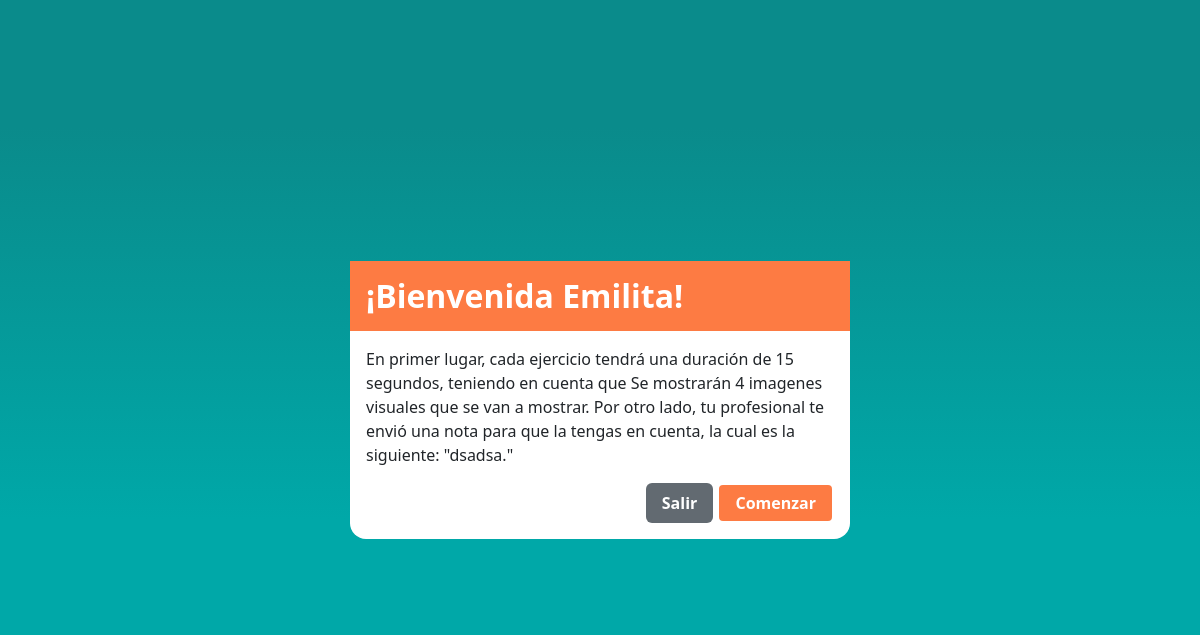
/view/patient/session/show.php (signed in), run on the app's committed database.
### tables this page shows
CREATE TABLE `terapias_lenguaje` (
  `id_terapia_lenguaje` int(10) NOT NULL,
  `id_paciente` int(10) DEFAULT NULL,
  `ejercicios` text DEFAULT NULL,
  `duracion_cada_ejercicio` int(10) DEFAULT NULL,
  `duracion_total` time DEFAULT NULL,
  `nota` text DEFAULT NULL
);

### view/patient/session/show.php (the view, shortened to what this page needs)
<?php
function show_welcome_message()
{
    include '../../../php/connectionBD.php';
    $id_patient = $_SESSION['id_patient'];
    $get_information_therapy_query = 'SELECT nota, duracion_cada_ejercicio, duracion_total, ejercicios FROM terapias_lenguaje WHERE id_paciente = :id_patient';
    $get_information_therapy_stmt = $pdo->prepare($get_information_therapy_query);
    $get_information_therapy_stmt->bindParam('id_patient', $id_patient, PDO::PARAM_INT);
    $get_information_therapy_stmt->execute();
    $row_information_therapy = $get_information_therapy_stmt->fetch(PDO::FETCH_ASSOC);
    $imagenes_visuales = count(explode(',', $row_information_therapy['ejercicios'])) - 1;
    $message_count_img =  $imagenes_visuales == 1 ? 'que es una imagen visual la que se va a mostrar.' : 'Se mostrarán ' . $imagenes_visuales . ' imagenes visuales que se van a mostrar.';
    echo '
     <p  data-exercise="' . $row_information_therapy['ejercicios'] . '" > En primer lugar, cada ejercicio tendrá una duración  de
     <span class="duration_each_exercise"> ' . intval($row_information_therapy['duracion_cada_ejercicio']) / 1000 . ' </span>segundos, teniendo en cuenta que
         ' . $message_count_img . '';
    if (strlen($row_information_therapy['nota']) != 0) {
        echo ' Por otro lado, tu profesional te envió una nota para que la tengas en cuenta, la cual es
                la siguiente: "' . trim($row_information_therapy['nota']) . '."<p>';
    } else {
        echo '</p>';
    }
}
?>
<!doctype html>
<html lang="es" class="full-heigh">
<head>
    <link href="https://cdn.jsdelivr.net/npm/bootstrap@5.3.3/dist/css/bootstrap.min.css" rel="stylesheet"
>
    <link rel="stylesheet" href="https://cdn.jsdelivr.net/npm/bootstrap-icons@1.11.3/font/bootstrap-icons.min.css">
    <link rel="stylesheet" href="../../../css/reset.css">
    <link rel="stylesheet" href="../../../css/components/body.css">
    <link rel="stylesheet" href="../../../css/components/footer.css">
    <link rel="stylesheet" href="../../../css/components/button.css">
    <link rel="stylesheet" href="../../../css/components/header.css">
    <link rel="stylesheet" href="../../../css/components/auxiliary.css">
    <link rel="stylesheet" href="../../../css/components/modal-window.css">
    <link rel="stylesheet" href="../../../css/admin/header.css">
    <link rel="stylesheet" href="../../../css/user/session.css">
    <link rel="stylesheet" href="//cdn.jsdelivr.net/npm/alertifyjs@1.14.0/build/css/alertify.min.css" />
</head>
<body>
    <main class="flex-start-full w-100 session">
        <section class="session__horizontal-bar w-100" data-count="0">
            <div class="flex-between-full">
                <div class="d-flex gap-4">
                    <button class="back">
                        <i class="bi bi-box-arrow-left fs-2"></i>
                    </button>
                    <div class="sound">
                        <i class="bi bi-volume-up fs-2"></i>
                    </div>
                </div>
                <div class="d-flex gap-4">
                    <div class="amount">
                        <div class="px-2 p-2">
                            <span class="fs-3">1</span>
                        </div>
                        <i class="bi-images fs-2"></i>
                    </div>
                    <div class="time">
                        <div class="fs-3 p-2 px-3">
                            00:<span class="fs-3">00</span>
                        </div>
                        <i class="bi-stopwatch-fill fs-2"></i>
                    </div>
                </div>
            </div>
        </section>
        <div class="flex-center-full">
            <div class="session-therapy">
                <figure class="" draggable="false">
                </figure>
            </div>
        </div>
    </main>
    <div class="modal-welcome container-modal">
        <div class="modal-content flex-center-full flex-column animation__back-left">
            <div class="content__header w-100  ">
                <h1>¡<?php
                        echo $_SESSION['id_gender'] == 1 ?  'Bienvenido'  : 'Bienvenida';
                        echo ' ' . $_SESSION['user']
                        ?>!
                </h1>
            </div>
            <div class="p-3">
                <div class="content__body">
                    <?php
                    show_welcome_message()
                    ?>
                </div>
                <div class="content__footer text-end">
                    <a href="../home.php" class="text-decoration-none button-a button__grey"> Salir</a>
                    <button class="button__orange btn-exit-welcome">Comenzar</button>
                </div>
            </div>
        </div>
    </div>
</body>
</html>

### css/components/body.css (style rules this page uses)
body { display: flex; flex-direction: column; height: 100%; background: #f2f2f2; }
main { flex-grow: 2; margin: 0rem; padding: 0rem; background: rgb(232, 232, 232); }

### css/components/button.css (style rules this page uses)
.button__grey { background: var(--color-grey); }
.button__orange { position: relative; }
button, [type="submit"], .button-a { border-radius: 6px; padding: 0.54rem 1rem; border: 0rem; font-weight: 600; color: white; }
.button__orange { background: var(--color-orange); border: solid 2px white; border-radius: 6px; }

### css/components/header.css (style rules this page uses)
figure { margin: 0rem !important; }

### css/components/auxiliary.css (style rules this page uses)
:root { --color-blue: #1A3659; --color-black: rgb(63, 63, 63); --color-red:#ff4b4b; --color-pink: #ec407a; --color-grey: #626a71; --color-green: #15A6A6; --color-orange: #fd7b43; }
.full-heigh { height: 100%; }
.flex-center-full { display: flex; justify-content: center; align-items: center; flex-wrap: wrap; }
h1 { font-weight: 600; }
.flex-start-full { display: flex; justify-content: center; align-items: start; flex-wrap: wrap; }
.flex-between-full { display: flex; justify-content: space-between; align-items: center; }

### css/components/modal-window.css (style rules this page uses)
.content__header > h1 { margin: 0rem; background: var(--color-orange); padding: 1rem; color: white; font-weight: 600; }
.container-modal { width: 100vw; height: 100vh; position: fixed; display: flex; justify-content: center; background: green; align-items: center; background: rgb(0, 0, 0, 0.5); z-index: 999; }
.container-modal > .modal-content { max-width: 500px; background: white; min-width: 200px; border-radius: 0rem 0rem 1rem 1rem; }
.modal-content { max-width: 500px; background: white; min-width: 200px; border-radius: 0rem 0rem 1rem 1rem; }

### css/user/session.css (style rules this page uses)
.session { padding: 1rem; }
.time, .amount { color: white; border: 0rem; min-width: 40px !important; min-height: 40px; color: rgb(255, 255, 255); font-weight: bold; font-size: clamp(1rem, 3vw, 1.5rem); }
.amount { color: white; border: 0rem; min-width: 40px !important; min-height: 40px; color: rgb(255, 255, 255); font-weight: bold; font-size: clamp(1rem, 3vw, 1.5rem); }
.bi-stopwatch-fill { background: #3f8ddf; padding: 0.5rem; border-radius: 0.5rem; color: white; }
.bi-images { padding: 0.5rem; border-radius: 0.5rem; color: white; background: var(--color-pink); }
.time, .amount { display: flex; flex-direction: row-reverse; align-items: center; background: rgb(47, 47, 47); color: white; border-radius: 0.5rem; }
.amount > div > span { padding: 0.5rem; }
.back { background: var(--color-grey); padding: 0.4rem 0.9rem; color: white; border: 0rem; min-width: 40px !important; min-height: 40px; color: rgb(255, 255, 255); font-weight: bold; font-size: clamp(1rem, 3vw, 1.5rem); border-radius: 6px; }
.sound { background: var(--color-red); padding: 0.4rem 0.9rem; color: white; border: 0rem; min-width: 40px !important; min-height: 40px; color: rgb(255, 255, 255); font-weight: bold; font-size: clamp(1rem, 3vw, 1.5rem); border-radius: 6px; cursor: pointer; }
.session-therapy { width: 400px; height: 350px; border: 0rem; min-width: 40px !important; min-height: 40px; color: rgb(255, 255, 255); font-weight: bold; font-size: clamp(1rem, 3vw, 1.5rem); filter: drop-shadow(2px 3px #222); background: var(--color-green); border-radius: 6px; position: relative; }
main { background-image: url(../../img/background-letters.png); }
.modal-welcome { background: rgb(47, 47, 47); background: rgb(0, 168, 168); background: linear-gradient( 0deg, rgba(0, 168, 168, 1) 35%, rgba(10, 139, 139, 1) 84% ); }
.animation__back-left { animation: back-left 3.4s both; }

### data on the page
terapias_lenguaje: duracion_cada_ejercicio "15", ejercicios "Se mostrarán 4 imagenes visuales que se van a mostrar.", nota "dsadsa"

### other printed values
$_SESSION['user'] "Emilita"
